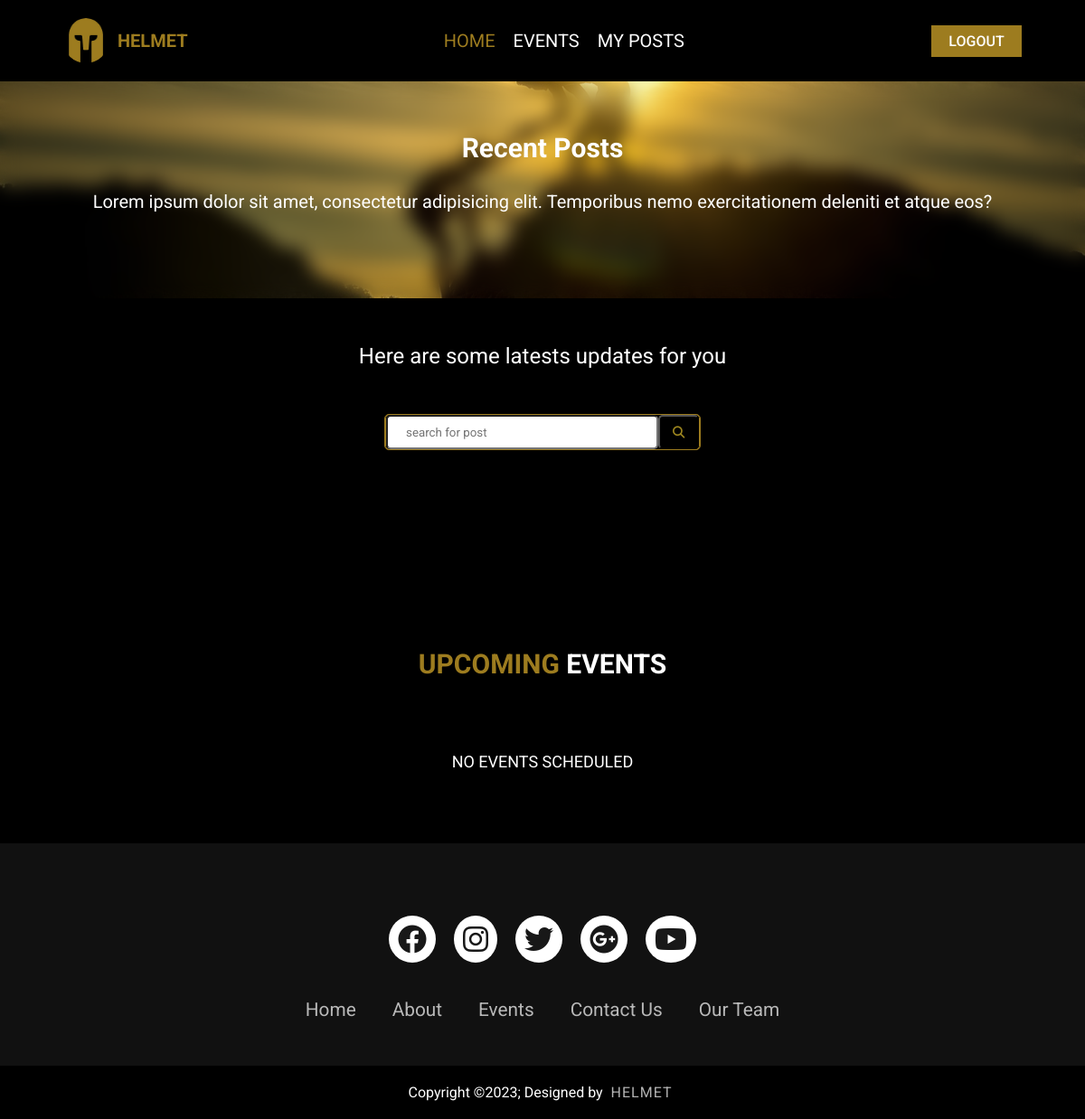
/author/Jkessel, run on an earlier commit of the app's database.
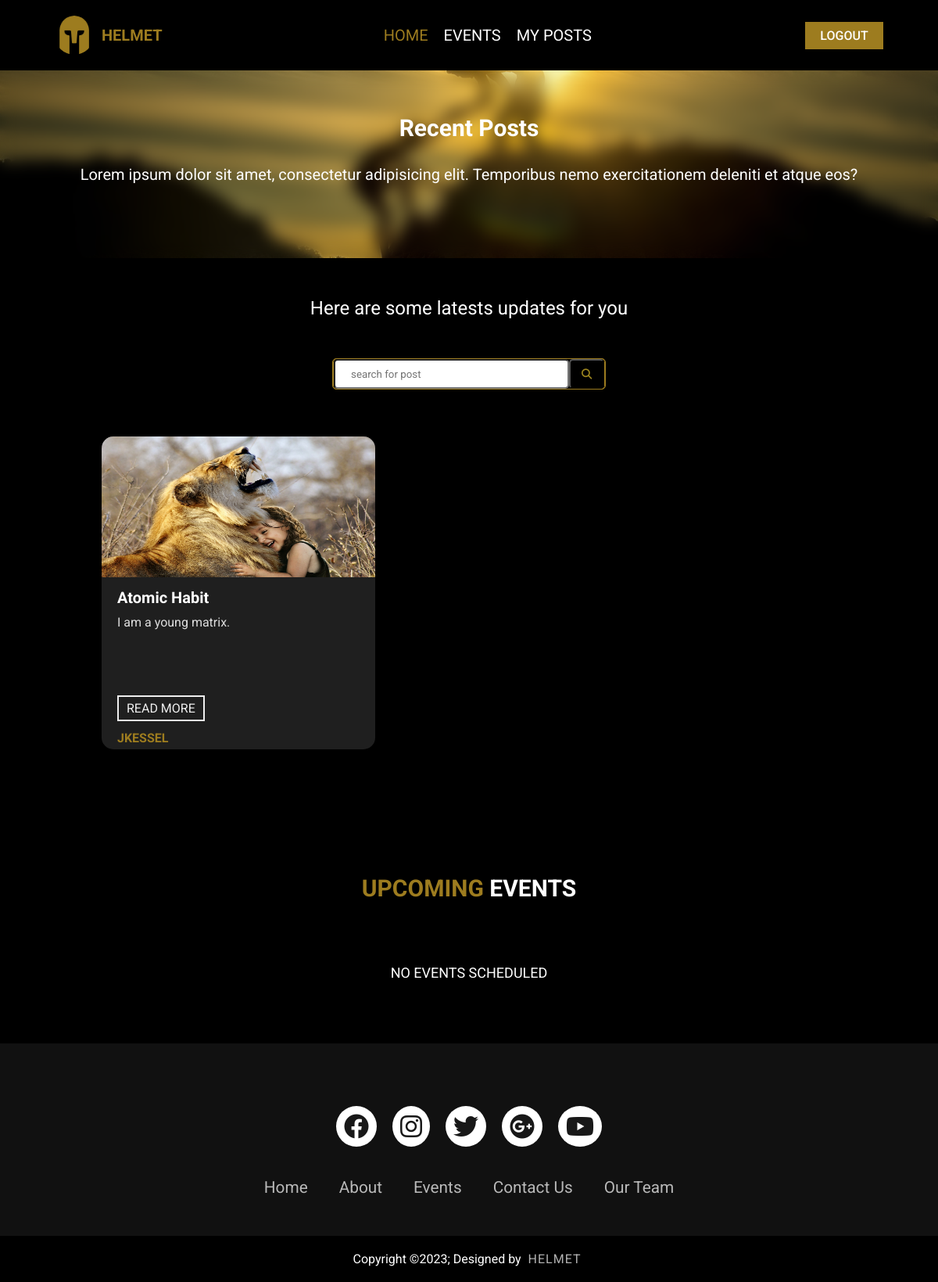
And on a later commit of the database.
### tables this page shows
CREATE TABLE REPORT(
    id INTEGER PRIMARY KEY AUTOINCREMENT,
    Title TEXT,
    Loc TEXT NOT NULL,
    Des TEXT NOT NULL,
    Img TEXT,
    Vid TEXT,
    Author TEXT NOT NULL
);

### app.py (the view)
@app.route('/author/<username>', methods=['GET', 'POST'])
def author_home(username):
    global user
    user = username
    current_datetime = datetime.now().strftime("%Y-%m-%d %H:%M:%S")
    events = allEvents(current_datetime)
    reports = []
    all_reports = get_all_reports()
    if request.method == 'POST':
        phrase = request.form.get('q')
        if phrase != '':
            all_reports = searchPosts(phrase)
            events = searchEvents(phrase, current_datetime)
    if all_reports:
        for report in all_reports:
            reports.append(list(report))
    """author_rep = []
    author_reports = get_author_reports(username)
    for report in author_reports:
        author_rep.append(list(report))"""
    author = find_author(username)
    if author:
        author = author[0]
        return render_template('user.html', author=author, reports=reports, events=events)#, author_reports = author_rep)
    else:
        message = 'ID does not exist'
        return redirect(request.url)

### app.py (called while the page is built)
@app.teardown_appcontext
def close_connection(exception):
    db = getattr(g, '_database', None)
    if db is not None:
        db.close()

### helper.py (called while the page is built)
def get_db():
    db = getattr(g, '_database', None)
    if db is None:
        db = g._database = sqlite3.connect(DATABASE_FILE)
        db.row_factory = sqlite3.Row
    return db

def db_query(query, args=(), one=False):
    cur = get_db().execute(query, args)
    rv = cur.fetchall()
    cur.close()
    return (rv[0] if rv else None) if one else rv

### queries.py (called while the page is built)
def find_author(username):
    query = 'SELECT * FROM AUTHORS WHERE Username=?;'
    return db_query(query, [username])

def get_all_reports():
    query = f"""SELECT * FROM REPORT;"""
    result = db_query(query)
    return result

def allEvents(date):
    query = """SELECT * FROM EVENTS WHERE Datetime >= ?"""
    result = db_query(query, [date])
    return result

### templates/user.html (shortened to what this page needs)
<!DOCTYPE html>
<html lang="en">
<head>
    <link rel="stylesheet" href="https://cdnjs.cloudflare.com/ajax/libs/font-awesome/6.2.1/css/all.min.css" />
    <link rel="stylesheet" href="https://cdnjs.cloudflare.com/ajax/libs/font-awesome/5.15.4/css/all.min.css">
    <link rel="stylesheet" href="https://cdnjs.cloudflare.com/ajax/libs/font-awesome/6.4.0/css/all.min.css">
    <link rel="stylesheet" href="/static/css/user.css">
</head>
<body>
    <div class="navbar">
        <div class="logo">
            <img src="/static/images/helmet.png" style="width: 50px; height: 50px; border-radius: 50%;" alt="">
            <h1>HELMET</h1>
        </div>
        <div class="nav-menu">
            <a href="#home" class="active">HOME</a>
            <a href="#events">EVENTS</a>
            <a href="/{{author[2]}}/report">MY POSTS</a>
        </div>
        <div class="logout">
            <a href="/">LOGOUT</a>
        </div>
    </div>
    <div id="home">
        <div class="inner">
            <h1>Recent Posts</h1>
            <p>Lorem ipsum dolor sit amet, consectetur adipisicing elit. Temporibus nemo exercitationem deleniti et atque eos?</p>
        </div>
    </div>
    <div id="posts">
        <h2 style="color: #fff;">Here are some latests updates for you</h2>
        <div class="search-bar">
            <form action="{{ url_for("author_home", username=author[2]) }}" method="post" class="search-bar">
                <input type="text" placeholder="search for post" name="q" id="q">
                <button type="submit" id="searchbtn"><i class="fa-solid fa-magnifying-glass" style="color: #9d861f;"></i></button>
            </form>
        </div>
        <div class="inner">
            {% if not reports %}
                <h4 class="no_result">No result found</h4>
            {% else %}
                {% for report in reports %}
                    <div class="post">
                        {% if report[4] == '' %}
                            <img src="/static/images/sun1.jpg" alt="">
                        {% else %}
                            <img src="/static/images/{{report[4]}}" alt="">
                        {% endif %}
                        <h3>{{report[1]}}</h3>
                        <p>{{report[3]}}</p>
                        <h4><span><a href="#">read more</a></span><br>{{report[6]}}</h4>
                    </div>
                {% endfor %}
            {% endif %}
        </div>
    </div>
    <div id="events">
        <div class="events-inner">
            <h2><span>UPCOMING</span> EVENTS</h2>
            <div class="events">
                {% if events %}
                <ul>
                    {% for event in events %}
                    <li>
                        <div class="time">
                            <h2>{{event[8][:2]}}<br><span>{{event[7]}}</span></h2>
                        </div>
                        <div class="details">
                            <h3>{{event[1]}}</h3>
                            <p>{{event[3]}}</p>
                            <a href="">View Details</a>
                        </div>
                        <div style="clear: both;"></div>
                    </li>
                    {% endfor %}
                </ul>
                {% else %}
                <p id="no-event" style="color:#fff;">No Events Scheduled</p>
                {% endif %}
            </div>
        </div>
    </div>
    <section id="footer">
        <footer>
            <div class="footerContainer">
                <div class="socialIcons">
                    <a href="#"><i class="fa-brands fa-facebook"></i></a>
                    <a href="#"><i class="fa-brands fa-instagram"></i></a>
                    <a href="#"><i class="fa-brands fa-twitter"></i></a>
                    <a href="#"><i class="fa-brands fa-google-plus"></i></a>
                    <a href="#"><i class="fa-brands fa-youtube"></i></a>
                </div>
                <div class="footerNav">
                    <ul>
                        <li><a href="#home">Home</a></li>
                        <li><a href="#about">About</a></li>
                        <li><a href="#events">Events</a></li>
                        <li><a href="#contact">Contact Us</a></li>
                        <li><a href="#team">Our Team</a></li>
                    </ul>
                </div>
            </div>
            <div class="footerBottom">
                <p>Copyright &copy;2023; Designed by <span class="designer">Helmet</span></p>
            </div>
        </footer>
    </section>
</body>
</html>

What changed in the data, as far as the page shows it:
added REPORT: Img (picture), Title "Atomic Habit", Des "I am a young matrix.", Author "JKESSEL"
